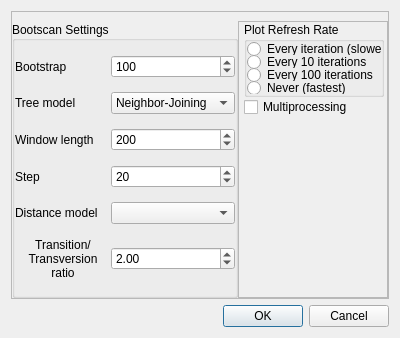
<?xml version="1.0" encoding="UTF-8"?>
<ui version="4.0">
 <class>Dialog</class>
 <widget class="QDialog" name="Dialog">
  <property name="geometry">
   <rect>
    <x>0</x>
    <y>0</y>
    <width>400</width>
    <height>332</height>
   </rect>
  </property>
  <property name="windowTitle">
   <string>Bootscan Settings</string>
  </property>
  <layout class="QVBoxLayout" name="verticalLayout">
   <item>
    <widget class="QFrame" name="frame">
     <property name="frameShape">
      <enum>QFrame::StyledPanel</enum>
     </property>
     <property name="frameShadow">
      <enum>QFrame::Raised</enum>
     </property>
     <layout class="QHBoxLayout" name="horizontalLayout">
      <property name="spacing">
       <number>0</number>
      </property>
      <property name="leftMargin">
       <number>0</number>
      </property>
      <property name="topMargin">
       <number>9</number>
      </property>
      <property name="rightMargin">
       <number>0</number>
      </property>
      <property name="bottomMargin">
       <number>0</number>
      </property>
      <item>
       <widget class="QGroupBox" name="groupBox">
        <property name="title">
         <string>Bootscan Settings</string>
        </property>
        <property name="alignment">
         <set>Qt::AlignLeading|Qt::AlignLeft|Qt::AlignVCenter</set>
        </property>
        <property name="checkable">
         <bool>false</bool>
        </property>
        <layout class="QGridLayout" name="gridLayout">
         <property name="leftMargin">
          <number>0</number>
         </property>
         <property name="topMargin">
          <number>0</number>
         </property>
         <property name="rightMargin">
          <number>0</number>
         </property>
         <property name="bottomMargin">
          <number>0</number>
         </property>
         <property name="spacing">
          <number>0</number>
         </property>
         <item row="1" column="1">
          <widget class="QComboBox" name="comboBox_tree_model">
           <item>
            <property name="text">
             <string>Neighbor-Joining</string>
            </property>
           </item>
           <item>
            <property name="text">
             <string>UPGMA</string>
            </property>
           </item>
          </widget>
         </item>
         <item row="0" column="1">
          <widget class="QSpinBox" name="spinBox_bootstrap">
           <property name="minimum">
            <number>50</number>
           </property>
           <property name="maximum">
            <number>1000</number>
           </property>
           <property name="singleStep">
            <number>50</number>
           </property>
           <property name="value">
            <number>100</number>
           </property>
          </widget>
         </item>
         <item row="5" column="0">
          <widget class="QLabel" name="label_6">
           <property name="text">
            <string>&lt;html&gt;&lt;head/&gt;&lt;body&gt;&lt;p&gt;Transition/&lt;br/&gt;Transversion&lt;br/&gt;ratio&lt;/p&gt;&lt;/body&gt;&lt;/html&gt;</string>
           </property>
           <property name="alignment">
            <set>Qt::AlignCenter</set>
           </property>
          </widget>
         </item>
         <item row="2" column="0">
          <widget class="QLabel" name="label_3">
           <property name="text">
            <string>Window length</string>
           </property>
          </widget>
         </item>
         <item row="4" column="0">
          <widget class="QLabel" name="label_5">
           <property name="text">
            <string>Distance model</string>
           </property>
          </widget>
         </item>
         <item row="4" column="1">
          <widget class="QComboBox" name="comboBox_distance_model"/>
         </item>
         <item row="3" column="1">
          <widget class="QSpinBox" name="spinBox_step">
           <property name="minimum">
            <number>10</number>
           </property>
           <property name="maximum">
            <number>200</number>
           </property>
           <property name="singleStep">
            <number>10</number>
           </property>
           <property name="value">
            <number>20</number>
           </property>
          </widget>
         </item>
         <item row="0" column="0">
          <widget class="QLabel" name="label">
           <property name="text">
            <string>Bootstrap</string>
           </property>
          </widget>
         </item>
         <item row="2" column="1">
          <widget class="QSpinBox" name="spinBox_window">
           <property name="minimum">
            <number>20</number>
           </property>
           <property name="maximum">
            <number>1000</number>
           </property>
           <property name="singleStep">
            <number>20</number>
           </property>
           <property name="value">
            <number>200</number>
           </property>
          </widget>
         </item>
         <item row="3" column="0">
          <widget class="QLabel" name="label_4">
           <property name="text">
            <string>Step</string>
           </property>
          </widget>
         </item>
         <item row="5" column="1">
          <widget class="QDoubleSpinBox" name="doubleSpinBox_t_t">
           <property name="maximum">
            <double>99.000000000000000</double>
           </property>
           <property name="value">
            <double>2.000000000000000</double>
           </property>
          </widget>
         </item>
         <item row="1" column="0">
          <widget class="QLabel" name="label_2">
           <property name="text">
            <string>Tree model</string>
           </property>
          </widget>
         </item>
        </layout>
       </widget>
      </item>
      <item>
       <widget class="QFrame" name="frame_2">
        <property name="maximumSize">
         <size>
          <width>150</width>
          <height>10000</height>
         </size>
        </property>
        <property name="frameShape">
         <enum>QFrame::StyledPanel</enum>
        </property>
        <property name="frameShadow">
         <enum>QFrame::Raised</enum>
        </property>
        <layout class="QVBoxLayout" name="verticalLayout_2">
         <property name="spacing">
          <number>0</number>
         </property>
         <property name="leftMargin">
          <number>5</number>
         </property>
         <property name="topMargin">
          <number>0</number>
         </property>
         <property name="rightMargin">
          <number>0</number>
         </property>
         <property name="bottomMargin">
          <number>0</number>
         </property>
         <item>
          <widget class="QGroupBox" name="groupBox_2">
           <property name="maximumSize">
            <size>
             <width>140</width>
             <height>75</height>
            </size>
           </property>
           <property name="title">
            <string>Plot Refresh Rate</string>
           </property>
           <layout class="QVBoxLayout" name="verticalLayout_3">
            <property name="spacing">
             <number>0</number>
            </property>
            <property name="leftMargin">
             <number>0</number>
            </property>
            <property name="topMargin">
             <number>0</number>
            </property>
            <property name="rightMargin">
             <number>0</number>
            </property>
            <property name="bottomMargin">
             <number>0</number>
            </property>
            <item>
             <widget class="QRadioButton" name="radioButton_refresh_always">
              <property name="text">
               <string>Every iteration (slowest)</string>
              </property>
             </widget>
            </item>
            <item>
             <widget class="QRadioButton" name="radioButton_refresh_10">
              <property name="text">
               <string>Every 10 iterations</string>
              </property>
             </widget>
            </item>
            <item>
             <widget class="QRadioButton" name="radioButton_refresh_100">
              <property name="text">
               <string>Every 100 iterations</string>
              </property>
             </widget>
            </item>
            <item>
             <widget class="QRadioButton" name="radioButton_refresh_never">
              <property name="text">
               <string>Never (fastest)</string>
              </property>
             </widget>
            </item>
           </layout>
          </widget>
         </item>
         <item>
          <widget class="QCheckBox" name="checkBox_bootscan_multiproc">
           <property name="text">
            <string>Multiprocessing</string>
           </property>
           <property name="tristate">
            <bool>false</bool>
           </property>
          </widget>
         </item>
         <item>
          <spacer name="verticalSpacer">
           <property name="orientation">
            <enum>Qt::Vertical</enum>
           </property>
           <property name="sizeType">
            <enum>QSizePolicy::Fixed</enum>
           </property>
           <property name="sizeHint" stdset="0">
            <size>
             <width>20</width>
             <height>180</height>
            </size>
           </property>
          </spacer>
         </item>
        </layout>
       </widget>
      </item>
     </layout>
    </widget>
   </item>
   <item>
    <widget class="QDialogButtonBox" name="buttonBox">
     <property name="orientation">
      <enum>Qt::Horizontal</enum>
     </property>
     <property name="standardButtons">
      <set>QDialogButtonBox::Cancel|QDialogButtonBox::Ok</set>
     </property>
    </widget>
   </item>
  </layout>
 </widget>
 <resources/>
 <connections>
  <connection>
   <sender>buttonBox</sender>
   <signal>accepted()</signal>
   <receiver>Dialog</receiver>
   <slot>accept()</slot>
   <hints>
    <hint type="sourcelabel">
     <x>248</x>
     <y>254</y>
    </hint>
    <hint type="destinationlabel">
     <x>157</x>
     <y>274</y>
    </hint>
   </hints>
  </connection>
  <connection>
   <sender>buttonBox</sender>
   <signal>rejected()</signal>
   <receiver>Dialog</receiver>
   <slot>reject()</slot>
   <hints>
    <hint type="sourcelabel">
     <x>316</x>
     <y>260</y>
    </hint>
    <hint type="destinationlabel">
     <x>286</x>
     <y>274</y>
    </hint>
   </hints>
  </connection>
 </connections>
</ui>
